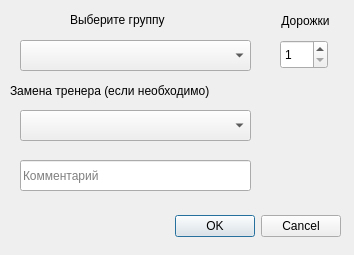
<?xml version="1.0" encoding="UTF-8"?>
<ui version="4.0">
 <class>AddTrainingDialog</class>
 <widget class="QDialog" name="AddTrainingDialog">
  <property name="geometry">
   <rect>
    <x>0</x>
    <y>0</y>
    <width>354</width>
    <height>255</height>
   </rect>
  </property>
  <property name="windowTitle">
   <string>Dialog</string>
  </property>
  <widget class="QDialogButtonBox" name="buttonBox">
   <property name="geometry">
    <rect>
     <x>60</x>
     <y>210</y>
     <width>281</width>
     <height>32</height>
    </rect>
   </property>
   <property name="orientation">
    <enum>Qt::Horizontal</enum>
   </property>
   <property name="standardButtons">
    <set>QDialogButtonBox::Cancel|QDialogButtonBox::Ok</set>
   </property>
  </widget>
  <widget class="QComboBox" name="comboBox_Group">
   <property name="geometry">
    <rect>
     <x>20</x>
     <y>40</y>
     <width>231</width>
     <height>31</height>
    </rect>
   </property>
   <property name="placeholderText">
    <string/>
   </property>
  </widget>
  <widget class="QSpinBox" name="spinBox_Rows">
   <property name="geometry">
    <rect>
     <x>280</x>
     <y>40</y>
     <width>48</width>
     <height>29</height>
    </rect>
   </property>
   <property name="minimum">
    <number>1</number>
   </property>
  </widget>
  <widget class="QLineEdit" name="lineEdit_Commentary">
   <property name="geometry">
    <rect>
     <x>20</x>
     <y>160</y>
     <width>231</width>
     <height>31</height>
    </rect>
   </property>
   <property name="placeholderText">
    <string>Комментарий</string>
   </property>
  </widget>
  <widget class="QComboBox" name="comboBox_SwapCoach">
   <property name="geometry">
    <rect>
     <x>20</x>
     <y>110</y>
     <width>231</width>
     <height>31</height>
    </rect>
   </property>
  </widget>
  <widget class="QLabel" name="label">
   <property name="geometry">
    <rect>
     <x>70</x>
     <y>10</y>
     <width>131</width>
     <height>20</height>
    </rect>
   </property>
   <property name="text">
    <string>Выберите группу</string>
   </property>
  </widget>
  <widget class="QLabel" name="label_2">
   <property name="geometry">
    <rect>
     <x>270</x>
     <y>0</y>
     <width>71</width>
     <height>41</height>
    </rect>
   </property>
   <property name="text">
    <string>Дорожки</string>
   </property>
   <property name="alignment">
    <set>Qt::AlignCenter</set>
   </property>
  </widget>
  <widget class="QLabel" name="label_3">
   <property name="geometry">
    <rect>
     <x>10</x>
     <y>80</y>
     <width>261</width>
     <height>21</height>
    </rect>
   </property>
   <property name="text">
    <string>Замена тренера (если необходимо)</string>
   </property>
  </widget>
 </widget>
 <resources/>
 <connections>
  <connection>
   <sender>buttonBox</sender>
   <signal>accepted()</signal>
   <receiver>AddTrainingDialog</receiver>
   <slot>accept()</slot>
   <hints>
    <hint type="sourcelabel">
     <x>248</x>
     <y>254</y>
    </hint>
    <hint type="destinationlabel">
     <x>157</x>
     <y>274</y>
    </hint>
   </hints>
  </connection>
  <connection>
   <sender>buttonBox</sender>
   <signal>rejected()</signal>
   <receiver>AddTrainingDialog</receiver>
   <slot>reject()</slot>
   <hints>
    <hint type="sourcelabel">
     <x>316</x>
     <y>260</y>
    </hint>
    <hint type="destinationlabel">
     <x>286</x>
     <y>274</y>
    </hint>
   </hints>
  </connection>
 </connections>
</ui>
